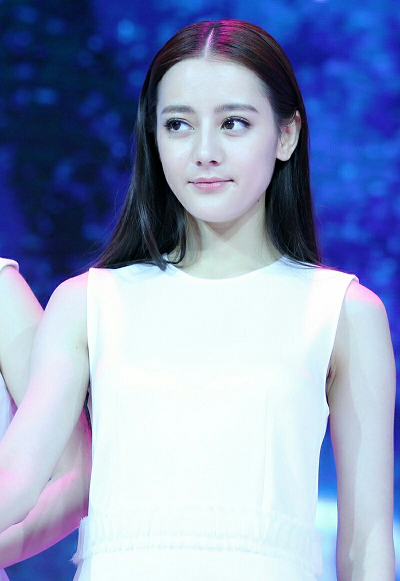
#> input picture images/test.png, 400 x 581 px, found by its file name
$ python OpencvDemo013.py
#> lines starting #> are read from the running program, lines starting #| are printed output that depends on the picture
#!/usr/bin/env python3
#coding = utf-8

import logging
import numpy as np
import cv2 as cv

# 图像翻转
def OpencvDemo013():
    logging.basicConfig(level=logging.DEBUG)

    src = cv.imread("images/test.png")
#> src is the input picture: shape (581, 400, 3); mean B, G, R 189.6, 154.2, 139.9
    if src is None:
        logging.error("could not load an image!")
        return cv.Error.StsError
    cv.namedWindow("input", cv.WINDOW_AUTOSIZE)
    cv.imshow("input", src)

    # X Flip 倒影
    dst1 = cv.flip(src, 0);
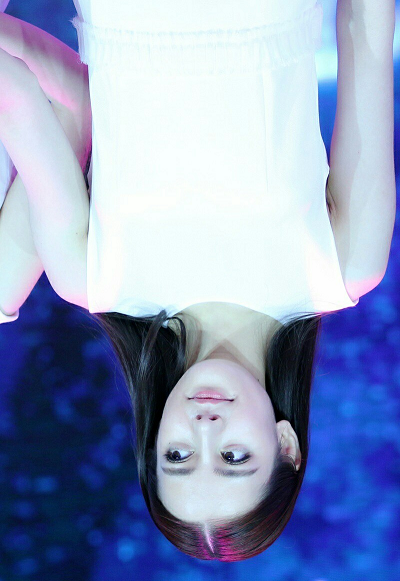
#> dst1: shape (581, 400, 3); mean B, G, R 189.6, 154.2, 139.9
    cv.imshow("x-flip", dst1);

    # Y Flip 镜像
    dst2 = cv.flip(src, 1);
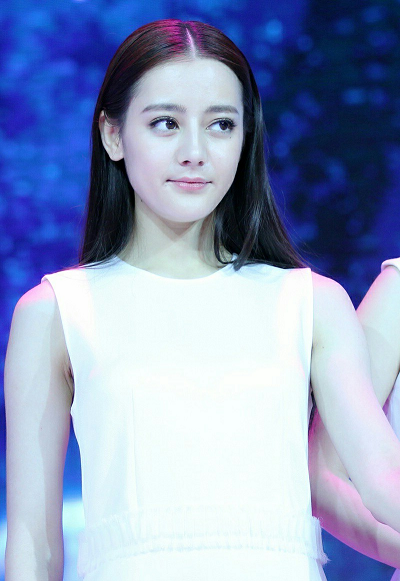
#> dst2: shape (581, 400, 3); mean B, G, R 189.6, 154.2, 139.9
    cv.imshow("y-flip", dst2);

    # XY Flip 对角
    dst3 = cv.flip(src, -1);
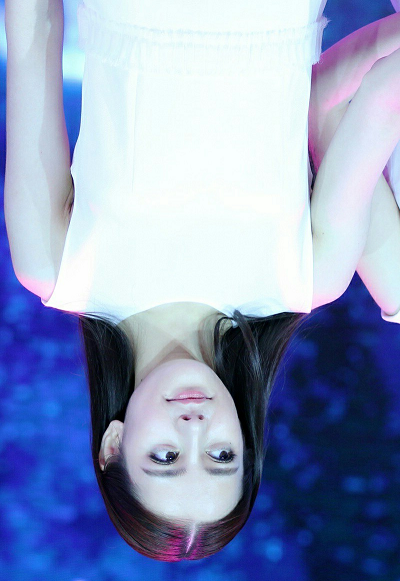
#> dst3: shape (581, 400, 3); mean B, G, R 189.6, 154.2, 139.9
    cv.imshow("xy-flip", dst3);

    # custom y-flip
    h, w, ch = src.shape
#> h = 581; w = 400; ch = 3
    dst = np.zeros(src.shape, src.dtype)
    for row in range(h):
        for col in range(w):
            b, g, r = src[row, col]
            dst[row, w - col - 1] = [b, g, r]
    cv.imshow("custom-y-flip", dst)

    cv.waitKey(0)

    cv.destroyAllWindows()

    return cv.Error.StsOk

if __name__ == "__main__":
    OpencvDemo013()

# end of file
